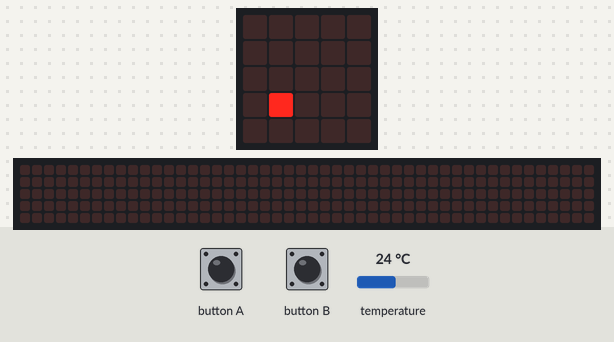
Bench run of a program on a simulated BBC micro:bit (MakeCode). On the bench: the board's 5×5 LED display, a strip that is not on the board, showing the scrolling text unrolled. The test bench sets the inputs (shaded band); at power-on: temperature 24 °C. The 48×5 strip is a reading aid, not a part: it shows the text the display is scrolling, unrolled, one strip-width of it at a time.

Above: at 0.1 s.
2.4 s: button A pressed for 0.15 s
At 2.62 s:
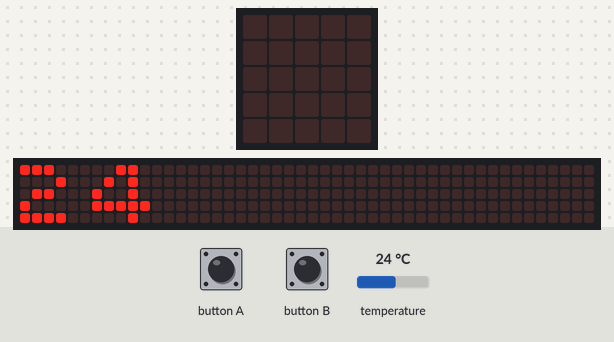
3.1 s: button B pressed for 0.15 s
At 6.07 s:
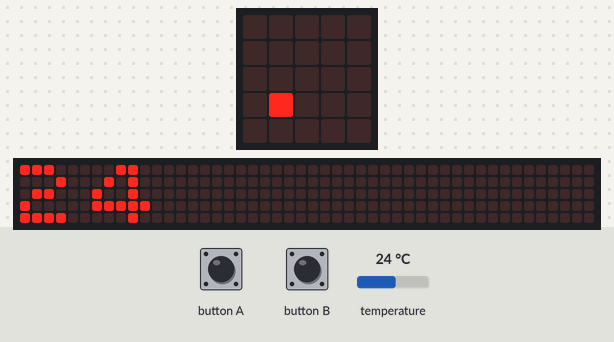
15.7 s: button A pressed for 0.15 s
At 16.07 s:
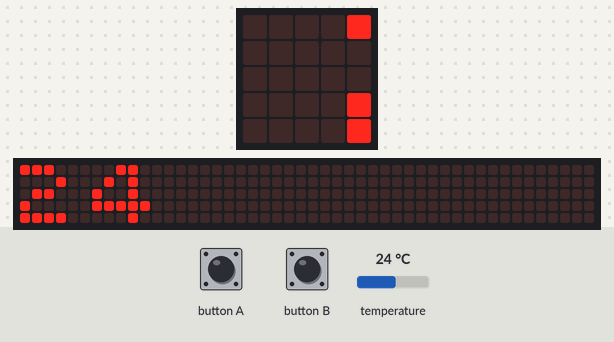
Timing chart, 0 to 18.7 s (numbered marks = the images above; inputs shaded):
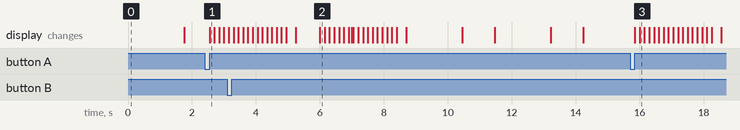

The program:

main.ts
```typescript
input.onButtonPressed(Button.A, function () {
    basic.showNumber(min)
})
input.onButtonPressed(Button.B, function () {
    basic.showNumber(max)
})
let min = 0
let max = 0
let aktuální_teplota = input.temperature()
max = aktuální_teplota
min = aktuální_teplota
basic.forever(function () {
    basic.showString(".")
    aktuální_teplota = input.temperature()
    if (aktuální_teplota < min) {
        min = aktuální_teplota
    }
    if (aktuální_teplota > max) {
        max = aktuální_teplota
    }
    basic.pause(1000)
    basic.clearScreen()
    basic.pause(1000)
})
```

test.ts
```typescript
// Tady jsou testy. Při použití tohoto balíčku jako rozšíření nebude zkompilováno.
```

Measured:
- after the input at 2.4 s, the display: changes after 0.15 s (image 1)
- after the input at 15.7 s, the display: first changes after 0.15 s (image 3 shows a later state)
